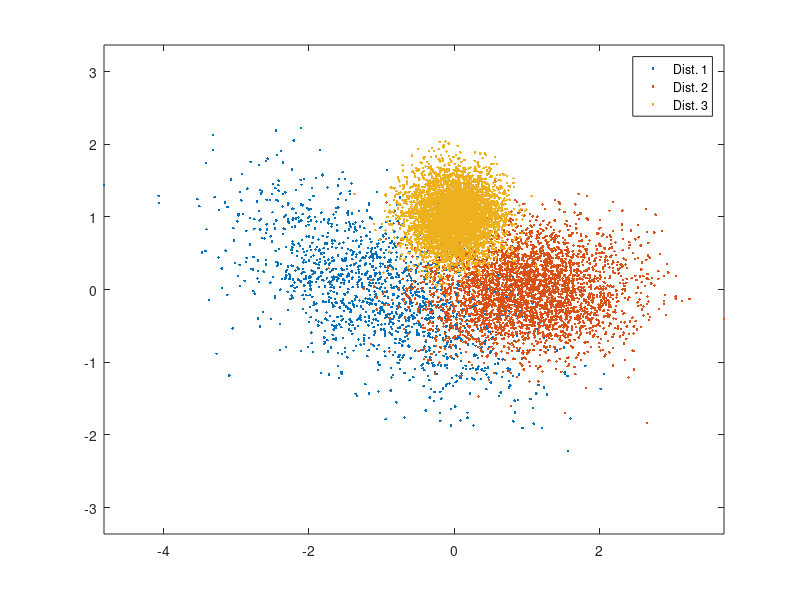
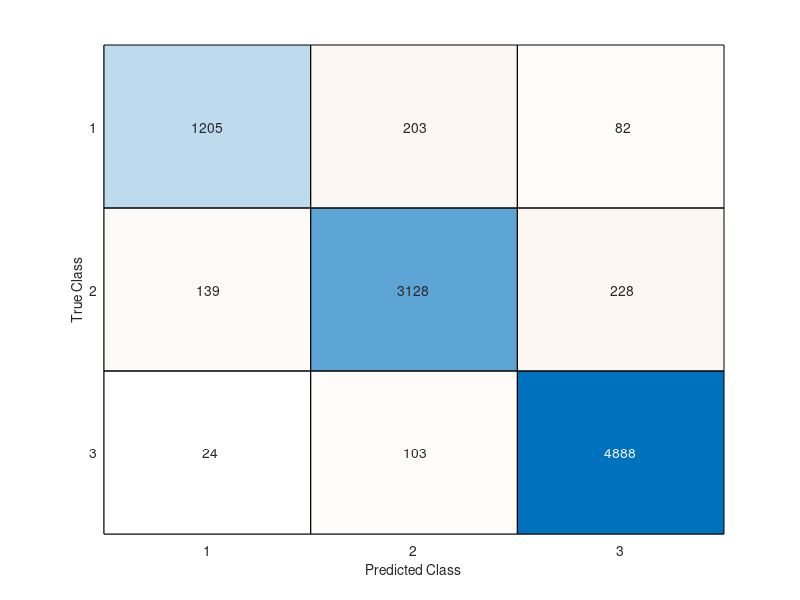

Source code (MATLAB) for these figures, in order: (Note: this script raises an error after producing the figures.)
%% Generate Data
close all; clear all; clc;
m(:,1) = [-1;0]; Sigma(:,:,1) = 0.1*[10 -4;-4,5]; % mean and covariance of data pdf conditioned on label 3
m(:,2) = [1;0]; Sigma(:,:,2) = 0.1*[5 0;0,2]; % mean and covariance of data pdf conditioned on label 2
m(:,3) = [0;1]; Sigma(:,:,3) = 0.1*eye(2); % mean and covariance of data pdf conditioned on label 1
classPriors = [0.15,0.35,0.5]; thr = [0,cumsum(classPriors)];
N = 10000; u = rand(1,N); L = zeros(1,N); x = zeros(2,N);
figure(1),clf, colorList = 'rbg';
for l = 1:3
    indices = find(thr(l)<=u & u<thr(l+1)); % if u happens to be precisely 1, that sample will get omitted - needs to be fixed
    L(1,indices) = l*ones(1,length(indices));
    x(:,indices) = mvnrnd(m(:,l),Sigma(:,:,l),length(indices))';
    figure(1), plot(x(1,indices),x(2,indices),'.','MarkerFaceColor',colorList(l)); axis equal, hold on,
end

legend('Dist. 1', 'Dist. 2', 'Dist. 3');
%%

% L is the label for each class in the generated data
% decision rule is decide class j if p(c_k | x) > p(c_j | x) for all j
pc1_x = mvnpdf(x', m(:,1)', Sigma(:,:,1)) * classPriors(1);
pc2_x = mvnpdf(x', m(:,2)', Sigma(:,:,2)) * classPriors(2);
pc3_x = mvnpdf(x', m(:,3)', Sigma(:,:,3)) * classPriors(3);
[~,predictions] = max([pc1_x,pc2_x,pc3_x],[],2);
%% a
tabulate(L)
%% b
C = confusionmat(L',predictions)
figure(2)
confusionchart(C)
%% c
sum(L'~=predictions)
%% d
sum(L'~=predictions)/length(x)
%% e
figure(3)
plotClassErrors(x',L',3,predictions)